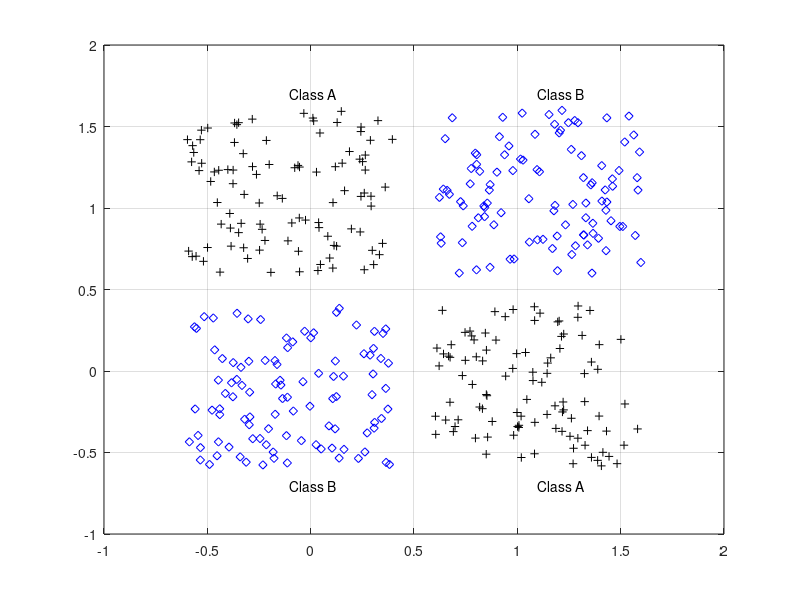

Recreate this plot in MATLAB. (Note: this script raises an error after producing the figure.)
close all, clear all, clc, format compact

% number of samples of each class
K = 100;

% define 4 clusters of input data
q = .6; % offset of classes
A = [rand(1,K)-q; rand(1,K)+q];
B = [rand(1,K)+q; rand(1,K)+q];
C = [rand(1,K)+q; rand(1,K)-q];
D = [rand(1,K)-q; rand(1,K)-q];

% plot clusters
figure(1)
plot(A(1,:),A(2,:),'k+')
hold on
grid on
plot(B(1,:),B(2,:),'bd')
plot(C(1,:),C(2,:),'k+')
plot(D(1,:),D(2,:),'bd')

% text labels for clusters
text(.5-q,.5+2*q,'Class A')
text(.5+q,.5+2*q,'Class B')
text(.5+q,.5-2*q,'Class A')
text(.5-q,.5-2*q,'Class B')
% encode clusters a and c as one class, and b and d as another % class
a = -1; % a | b
c = -1; % -------
b = 1; % d | c
d = 1; %
% define inputs (combine samples from all four classes)
P = [A B C D];
% define targets
T = [repmat(a,1,length(A)) repmat(b,1,length(B)) ...
repmat(c,1,length(C)) repmat(d,1,length(D)) ];
% view inputs |outputs
[P' T']

% create a neural network
net = feedforwardnet([5 3]);

% train net
net.divideParam.trainRatio = 1; % training set
net.divideParam.valRatio = 0; % validation set
net.divideParam.testRatio = 0; % test set

% train a neural network
[net,tr,Y,E] = train(net,P,T);

% show network
view(net)
% plot targets and network response to see how good the network %learns the data
figure(2)
plot(T','linewidth',2)
hold on
plot(Y','r--')
grid on
legend('Targets','Network response','location','best')
ylim([-1.25 1.25])
% generate a grid
span = -1:.005:2;
[P1,P2] = meshgrid(span,span);
pp = [P1(:) P2(:)]';

% simulate neural network on a grid
aa = net(pp);
% translate output into [-1,1]
aa = -1 + 2*(aa>0);
% plot classification regions
figure(1)
mesh(P1,P2,reshape(aa,length(span),length(span))-5);
colormap cool
view(2)
